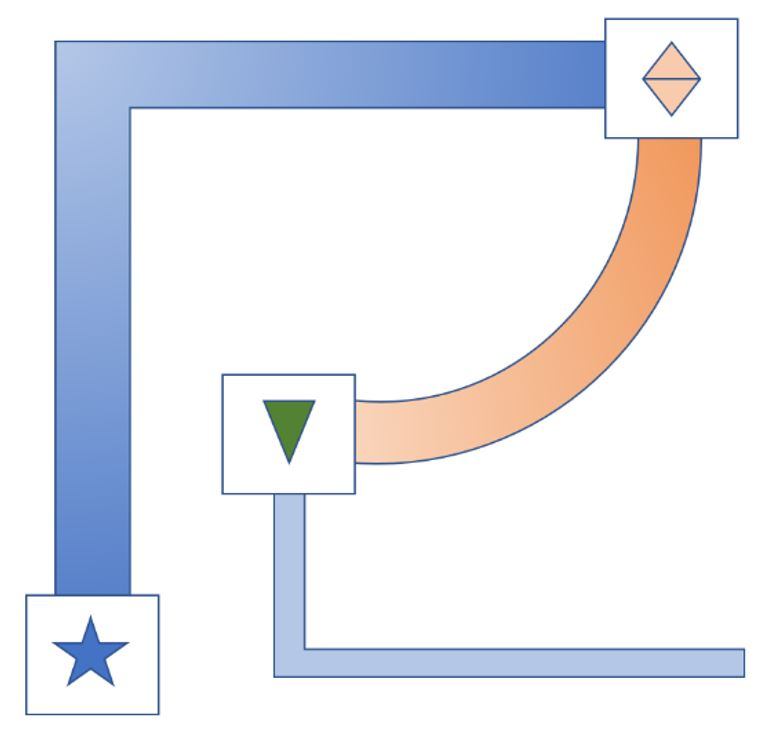
#> input picture Image/Moduel_image/test_field.jpg, 778 x 738 px, found by its file name
$ python rect_detect.py
#> lines starting #> are read from the running program, lines starting #| are printed output that depends on the picture; after the words box and inside, x2 and y2 are one past the last pixel; in counts of white or black regions, pixels touching at a corner belong together
import cv2
list_crop_img = []
image = cv2.imread(r'C:\Users\aminb\Desktop\FIBO\Image\Moduel_image\test_field.jpg')
#> image is the input picture: shape (738, 778, 3); mean B, G, R 239.8, 233.4, 231.5
blur = cv2.pyrMeanShiftFiltering(image, 11, 21)
gray = cv2.cvtColor(blur, cv2.COLOR_BGR2GRAY)
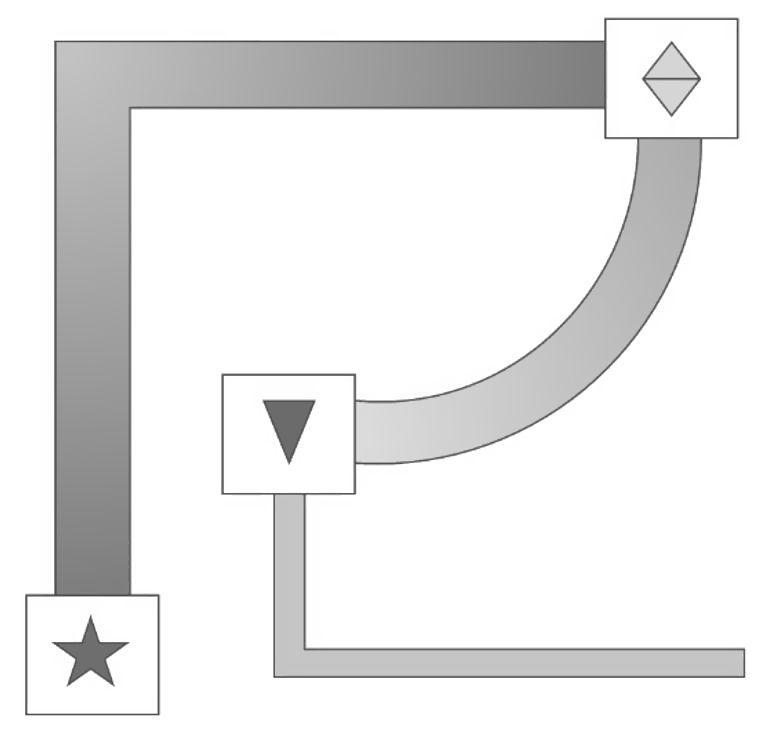
#> gray: shape (738, 778); min 58, max 255, mean 233.7
thresh = cv2.threshold(gray, 0, 255, cv2.THRESH_BINARY_INV + cv2.THRESH_MASK)[1]
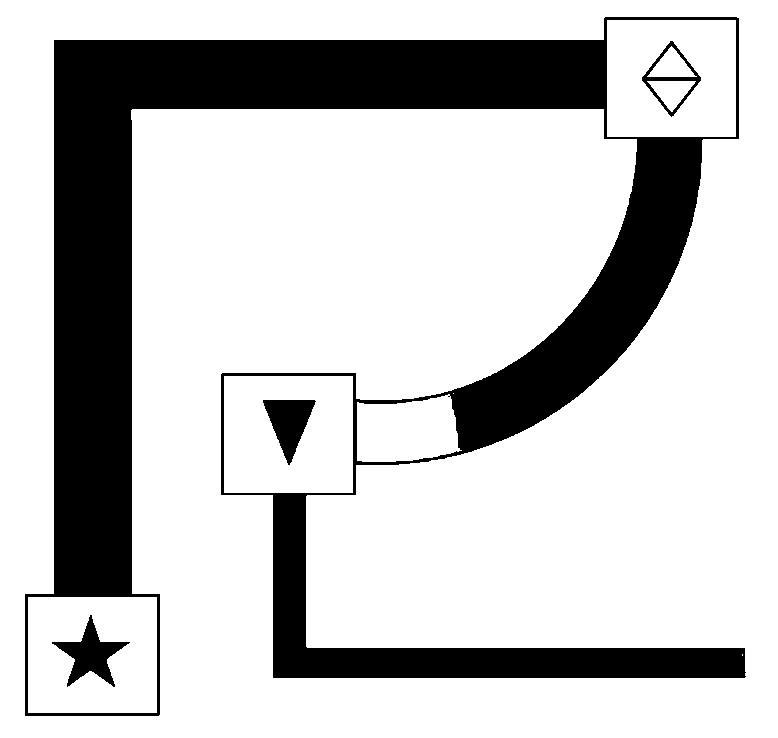
#> thresh: shape (738, 778); 77.5% white; 4 black regions
cnts,hie = cv2.findContours(thresh, cv2.RETR_TREE, cv2.CHAIN_APPROX_SIMPLE)
#> cnts = 14 contours, 3 with area under 20; largest, box (x1, y1, x2, y2) and area: (0, 0, 778, 738) 572649, (24, 16, 747, 717) 178546, (224, 376, 353, 493) 14848, (607, 20, 736, 137) 14848, (28, 597, 157, 713) 14720; hie = 14 rows, first 6: [-1, -1, 1, -1], [-1, -1, 2, 0], [3, -1, -1, 1], [5, 2, 4, 1], [-1, -1, -1, 3], [7, 3, 6, 1]
cnts = cnts[0] if len(cnts) == 2 else cnts[1]
#> cnts = contour of 468 points, box (x1, y1, x2, y2) (24, 16, 747, 717), area 178546
# print(hie)
for c in cnts:
    peri = cv2.arcLength(c, True)
    approx = cv2.approxPolyDP(c, 1 * peri, True)
    if len(approx) == 4:
        x,y,w,h = cv2.boundingRect(approx)
        if (w in range(60,100)):
            pose_x = int(x+(w/2))
            pose_y = int(y+(h/2))

            cv2.rectangle(image,(x,y),(x+w,y+h),(36,255,12),1)
            cv2.circle(image,(pose_x,pose_y),10,(0,0,255),cv2.FILLED)
            list_crop_img.append([x,x+w,y,y+h])
#> this loop made 468 passes
#> approx on passes 1 to 3: [[605, 16]], [[736, 16]], [[737, 17]]
#> after the loop, list_crop_img = []
        # print(x,y)
offset = 4

print(list_crop_img)
for i in list_crop_img:
    cv2.imshow(str(i),image[(i[2]-offset):(i[3]+offset), (i[0]-offset):(i[1]+offset)])
    # cv2.imwrite(str(i)+".png",image[(i[2]-offset):(i[3]+offset), (i[0]-offset):(i[1]+offset)])
    cop = image[(i[2]-offset):(i[3]+offset), (i[0]-offset):(i[1]+offset)]
    im = cv2.cvtColor(cop, cv2.COLOR_BGR2GRAY)
    _,im = cv2.threshold(im, 128, 255, cv2.THRESH_BINARY)
    moments = cv2.moments(im)
    huMoments = cv2.HuMoments(moments)
    for j in range(0,7):
        huMoments[j] = -1* copysign(1.0, huMoments[j]) * log10(abs(huMoments[j]))
    print(huMoments)
#> this loop made 0 passes

# cv2.imshow('thresh', gray)
cv2.imshow('image', image)
# cv2.imshow("img",image[0:200,165:240])
# print(list_crop_img)
cv2.waitKey(0)
